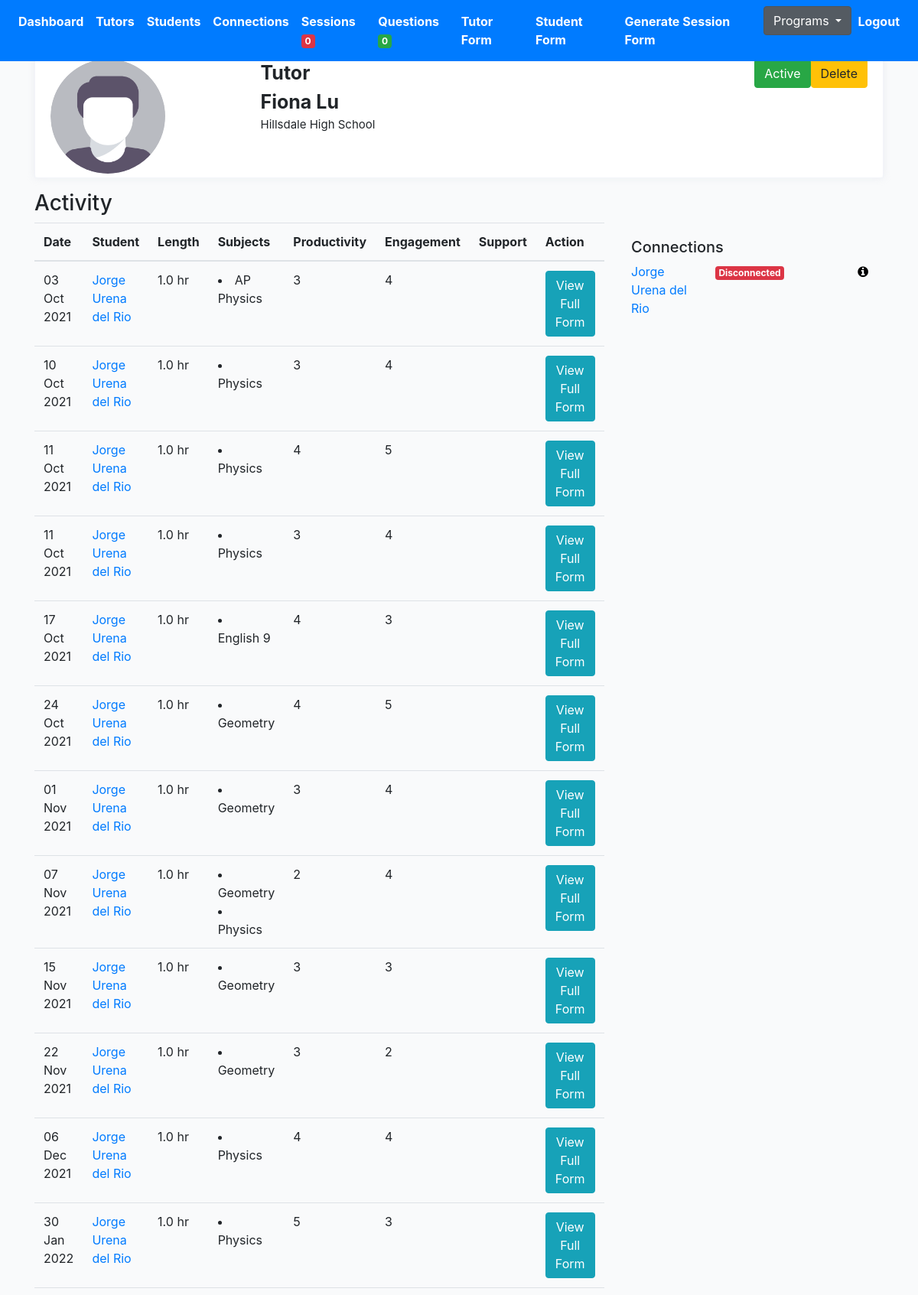
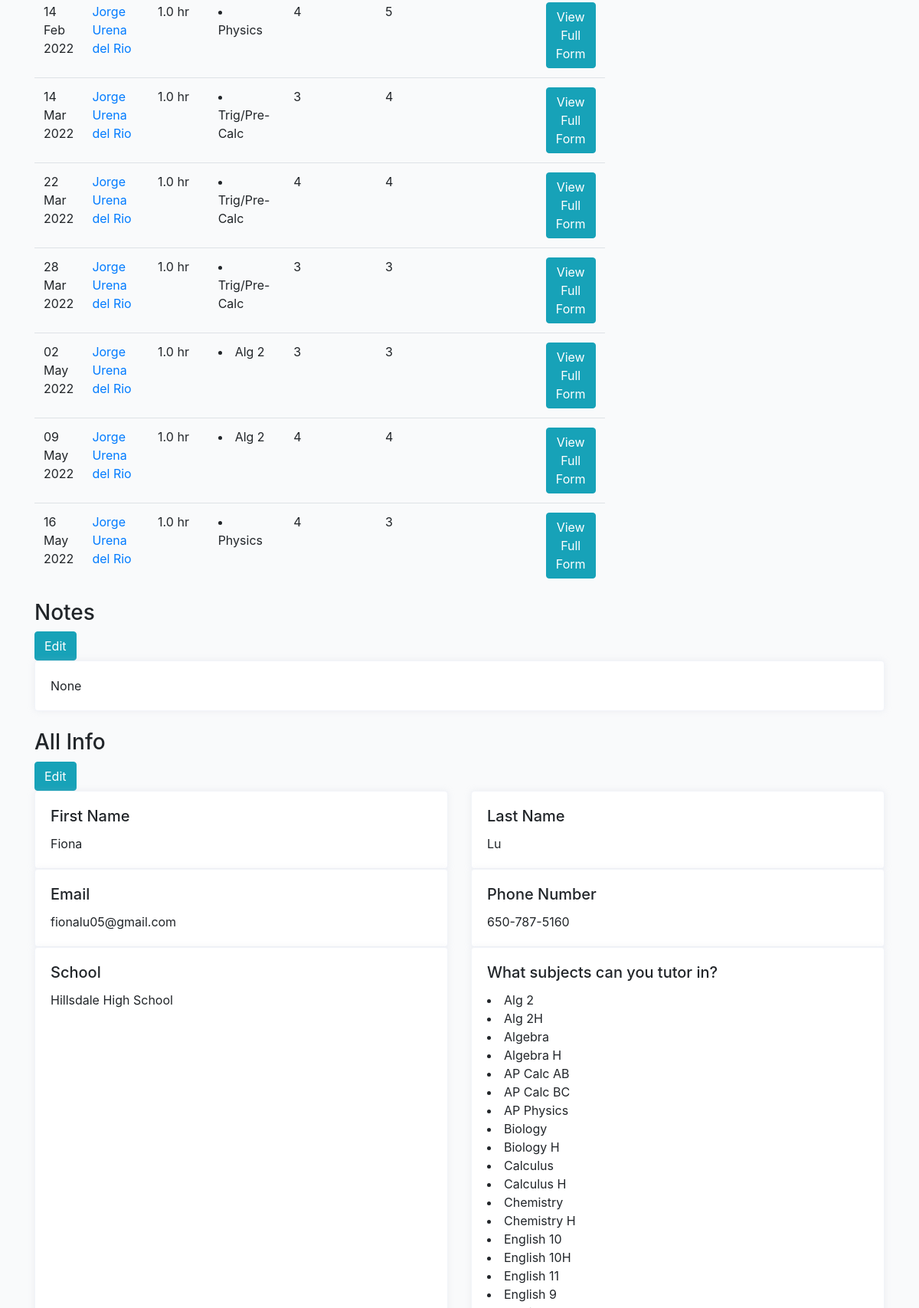
Page /tutoring/fiona-lu/profile-detail (signed in, upper part) on the committed database (2 pictures, top to bottom).
### profiles/models.py (models this page shows, shortened)
class Profile(models.Model):
    role = models.CharField(max_length=200, choices=ROLE_CHOICES_PROFILE, null=True)
    avatar = models.ImageField(default='avatar.png', upload_to='avatars/')
    first_name = models.CharField(max_length=200, blank=True)
    last_name = models.CharField(max_length=200, blank=True)
    email = models.EmailField(max_length=200, blank=True)
    student_grade = models.CharField(null=True, blank=True, max_length=200, choices=STUDENT_GRADE_CHOICES)
    grade = models.CharField(null=True, blank=True, max_length=200, choices=GRADE_CHOICES)
    academic_advisor = models.ForeignKey(Academicadvisor, null=True, blank=True, on_delete=models.CASCADE, related_name='academic_advisor')
    academic_advisor_email = models.EmailField(max_length=200, blank=True)
    subjects = models.ManyToManyField(Subject, blank=True, related_name='subjects')
    school = models.CharField(max_length=200, blank=True)
    friends = models.ManyToManyField("self", blank=True, related_name='testfriends')
    updated = models.DateTimeField(auto_now=True)
    created = models.DateTimeField(auto_now_add=True)
    slug = models.SlugField(unique=True, blank=True)
    flag = models.BooleanField(default=False)
    parent1_first_name = models.CharField(max_length=200, blank=True)
    parent1_last_name = models.CharField(max_length=200, blank=True)
    parent1_phone = models.CharField(max_length=200, blank=True)
    parent1_email = models.EmailField(max_length=200, blank=True)
    student_capacity = models.IntegerField(null=True, blank=True)
    phone = models.CharField(max_length=200, blank=True)
    question = models.TextField(null=True, blank=True, max_length=1000)
    languages = models.ManyToManyField(Language, blank=True, related_name='subjects')
    comfortable_share_phone = models.BooleanField(default=False)
    permission_share_grade = models.BooleanField(default=False)
    optional_school_loop_profile_link = models.TextField(null=True, blank=True, max_length=500)
    optional_school_loop_username = models.TextField(null=True, blank=True, max_length=500)
    optional_school_loop_password = models.TextField(null=True, blank=True, max_length=500)
    parent_languages = models.CharField(null=True, blank=True, max_length=200, choices=LANGUAGE_CHOICES)
    age = models.IntegerField(null=True, blank=True)
    ethnic = models.CharField(null=True, blank=True, max_length=200, choices=ETHNIC_CHOICES)
    note = models.TextField(null=True, blank=True, max_length=1000)
    interest = models.ManyToManyField(Interest, blank=True, related_name='interest')
    check = models.CharField(null=True, blank=True, max_length=200, choices=YES_NO)
    status = models.CharField(null=True, blank=True, max_length=200, choices=PROFILE_STATUS, default='active')
    connect_virtual = models.BooleanField(default=False)
    def get_absolute_url(self):
        return reverse("profiles:profile-detail-view", kwargs={"slug": self.slug})
    def get_subjects(self):
        return self.subjects.all()
    def get_languages(self):
        return self.languages.all()
    def get_tutor_connections(self):
        return self.tutor.filter()
    def get_interests(self):
        return self.interest.all()
    __initial_first_name = None
    __initial_last_name = None
    def __init__(self, *args, **kwargs):
        super().__init__(*args, **kwargs)
        self.__initial_first_name = self.first_name
        self.__initial_last_name = self.last_name

class Session(models.Model):
    connection = models.ForeignKey(Connection, on_delete=models.CASCADE)
    meet = models.IntegerField(null=True, blank=True)
    length = models.FloatField(null=True, blank=True)
    subjects = models.ManyToManyField(Subject, blank=True, related_name='sessionsubjects')
    updated = models.DateTimeField(auto_now=True, null=True, blank=True)
    created = models.DateTimeField(auto_now_add=True)
    help = models.TextField(null=True, blank=True, max_length=1000)
    support = models.ManyToManyField(Support, blank=True, related_name='supports')
    othersupport = models.CharField(null=True, blank=True, max_length=200)
    rate = models.IntegerField(null=True, blank=True)
    productivity = models.IntegerField(null=True, blank=True)
    question = models.TextField(null=True, blank=True, max_length=1000)
    disconnect = models.CharField(null=True, blank=True, max_length=200, choices=CONT_STATUS_CHOICES)
    submit_status = models.BooleanField(default=False)
    flag = models.BooleanField(default=False)
    reason_disconnect= models.TextField(null=True, blank=True, max_length=1000)
    urgent_check = models.BooleanField(default=False)
    def get_subjects(self):
        return self.subjects.all()
    def get_supports(self):
        return self.support.all()
    def get_absolute_url(self):
        return reverse("profiles:session-detail-view", kwargs={"pk": self.pk})

class Connection(models.Model):
    created = models.DateTimeField(auto_now_add=True)
    student = models.ForeignKey(Profile, on_delete=models.CASCADE, related_name='student')
    tutor = models.ForeignKey(Profile, on_delete=models.CASCADE, related_name='tutor')
    status = models.CharField(max_length=200, choices=STATUS_CHOICES)
    updated = models.DateTimeField(auto_now=True)
    flag = models.BooleanField(default=False)
    note = models.TextField(null=True, blank=True, max_length=1000)
    def get_absolute_url(self):
        return reverse("profiles:connection-detail-view", kwargs={"pk": self.pk})

class Subject(models.Model):
    name = models.CharField(max_length=200, blank=True)
    def __str__(self):
        return self.name

### profiles/views.py (the view)
# urls.py: path('<slug>/profile-detail', ProfileDetailView.as_view(), name='profile-detail-view'),
@method_decorator(login_required, name='dispatch')
@method_decorator(allowed_users(allowed_roles=['tutor', 'admin']), name='dispatch')
class ProfileDetailView(DetailView):
    model = Profile
    template_name = 'tutor/profile-detail.html'
    def get_object(self):
        slug = self.kwargs.get('slug')
        profile = Profile.objects.get(slug=slug)
        return profile
    def get_context_data(self, **kwargs):
        context = super().get_context_data(**kwargs)
        slug = self.kwargs.get('slug')
        profile = Profile.objects.get(slug=slug)
        sessions = Session.objects.filter(submit_status=True).filter(Q(connection__tutor=profile) | Q(connection__student=profile))
        sessions_ = []
        for item in sessions:
            sessions_.append(item)
        context["sessions"] = sessions_
        return context

### templates/tutor/profile-detail.html (shortened to what this page needs)
{% extends 'base.html' %}
{% load static %}
{% block stylesheet %}{% static '/css/profile.css' %}{% endblock %}
{% block content %}
<div class="profile-page tx-13">
    <div class="row">
        <div class="col-12 grid-margin">
            <div class="profile-header">
                <div class="header-links">
                    <div class="container header">
                        <div class="row">
                            <div class="col-3 name-btn">
                                <img class="profile-pic" src="{{profile.avatar.url}}" alt="profile">
                            </div>
                            <div class="col-3">
                                <div style="font-size:25px; font-weight:bold" class="profile-name">
                                    {{profile.role|title }}</div>
                                <div style="font-size:25px; font-weight:bold" class="profile-name">
                                    {{profile.first_name}}
                                    {{profile.last_name}}</div>
                                <div style="font-size:15px" class="profile-name">
                                    {{profile.school}}</div>
                            </div>
                            <div class="col-3">
                            </div>
                            <div class="col-3">
                                {% if profile.role == 'tutor' %}
                                <a href="{% url 'profiles:tutor-profile-delete' profile.id %}"><button type="submit"
                                        class="btn btn-warning pull-right">Delete</button></a>
                                    {% else %}
                                    <a href="{% url 'profiles:student-profile-delete' profile.id %}"><button
                                            type="submit" class="btn btn-warning pull-right">Delete</button></a>
                                        {% endif %}
                                        <form action="{% url 'profiles:change-status-tutor' %}" method="POST"
                                            class='status-form' id='{{profile.id}}'>
                                            <div class='status-button'>
                                                {% if profile.status == 'active' %}
                                                <button type="submit" class="btn btn-success pull-right">Active</button>
                                                {% else %}
                                                <button type="submit"
                                                    class="btn btn-danger pull-right">Deactivated</button>
                                                {% endif %}
                                            </div>
                                        </form>
                            </div>
                        </div>
                    </div>
                </div>
            </div>
        </div>
    </div>
</div>
<h3>Activity</h3>
<div class="row">
    <div class="col-8 table-responsive-lg">
        <table class="table">
            <thead>
                <tr>
                    <th scope="col">Date</th>
                    <th scope="col">{% if profile.role == 'student' %}Tutor{% else %}Student{% endif %}</th>
                    <th scope="col">Length</th>
                    <th scope="col">Subjects</th>
                    <th scope="col">Productivity</th>
                    <th scope="col">Engagement</th>
                    <th scope="col">Support</th>
                    <th scope="col">Action</th>
                </tr>
            </thead>
            <tbody>
                {% for session in sessions %}
                <tr>
                    <td>{{session.created|date:"d M Y"}}</td>
                    <td>{% if profile.role == 'student' %}
                        <a href="{{session.connection.tutor.get_absolute_url}}">{{session.connection.tutor.first_name}}
                            {{session.connection.tutor.last_name}}</a>
                        {% else %}
                        <a href="{{session.connection.student.get_absolute_url}}">{{session.connection.student.first_name}}
                            {{session.connection.student.last_name}}</a>
                        {% endif %}
                    </td>
                    <td>{{session.length}} hr</td>
                    <td>
                        {% for subject in session.get_subjects %}
                        <li>{{subject}}</li>
                        {% endfor %}
                    </td>
                    <td>{{session.productivity}}</td>
                    <td>{{session.rate}}</td>
                    <td>{% for support in session.get_supports %}<li>{{support}} </li>{% endfor %}
                    <td><a href="{{session.get_absolute_url}}"><button type="submit" class="btn btn-info">View Full
                                Form</button></a></td>
                </tr>
                {% endfor %}
            </tbody>
        </table>
    </div>
    <div class="col-4">
        <div class="card-body">
            <h5>Connections</h5>
            {% if profile.role == 'tutor' %}
            {% for connection in profile.get_tutor_connections %}
            <div class="row">
                <div class="col"><a href="{{connection.student.get_absolute_url}}">{{connection.student.first_name}}
                        {{connection.student.last_name}}</a></div>
                {% if connection.status == 'connected' %}
                <div class="col"><span class="badge badge-success">Connected</div>
                {% elif connection.status == 'disconnected' %}
                <div class="col"><span class="badge badge-danger">Disconnected</div>
                {% elif connection.status == 'inactive' %}
                <div class="col"><span class="badge badge-warning">Inactive</div>
                {% endif %}
                <div class="col" style="text-align: right;"><a href="{{connection.get_absolute_url}}"><i
                            class="fa fa-info-circle" style="color:black"></i></a></div>
            </div>
            {% endfor %}
            {% endif %}
        </div>
    </div>
</div>
<h3>Notes</h3>
<a href="{% url 'profiles:profile-note-update-profile' profile.slug %}"><button type="submit"
        class="btn btn-info">Edit</button></a>
<div class="row">
    <div class="col-sm-12">
        <div class="card h-100">
            <div class="card-body">
                <p class="card-text">{{profile.note}}</p>
            </div>
        </div>
    </div>
</div>
<h3>All Info</h3>
{% if profile.role == 'tutor' %}
<a href="{% url 'profiles:tutor-update-profile' profile.slug %}"><button type="submit"
        class="btn btn-info">Edit</button></a>
<div class="row">
    <div class="col-sm-6">
        <div class="card h-100">
            <div class="card-body">
                <h5 class="card-title">First Name</h5>
                <p class="card-text">{{profile.first_name}}</p>
            </div>
        </div>
    </div>
    <div class="col-sm-6">
        <div class="card h-100">
            <div class="card-body">
                <h5 class="card-title">Last Name</h5>
                <p class="card-text">{{profile.last_name}}</p>
            </div>
        </div>
    </div>
</div>
<div class="row">
    <div class="col-sm-6">
        <div class="card h-100">
            <div class="card-body">
                <h5 class="card-title">Email</h5>
                <p class="card-text">{{profile.email}}</p>
            </div>
        </div>
    </div>
    <div class="col-sm-6">
        <div class="card h-100">
            <div class="card-body">
                <h5 class="card-title">Phone Number</h5>
                <p class="card-text">{{profile.phone}}</p>
            </div>
        </div>
    </div>
</div>
<div class="row">
    <div class="col-sm-6">
        <div class="card h-100">
            <div class="card-body">
                <h5 class="card-title">School</h5>
                <p class="card-text">{{profile.school}}</p>
            </div>
        </div>
    </div>
    <div class="col-sm-6">
        <div class="card h-100">
            <div class="card-body">
                <h5 class="card-title">What subjects can you tutor in? </h5>
                {% for subject in profile.get_subjects %}
                <li>{{subject}}</li>
                {% endfor %}
            </div>
        </div>
    </div>
</div>
{% endif %}
{% endblock content %}

### rows in the picture
Profile: avatar (placeholder picture), role "Tutor", first_name "Fiona", last_name "Lu", school "Hillsdale High School", note "None", email "fionalu05@gmail.com", phone "650-787-5160"
Session: created "03 Oct 2021", connection.student.first_name "Jorge", connection.student.last_name "Urena del Rio", length "1.0", productivity "3", rate "4"
Subject: name "AP Physics"
Session: created "10 Oct 2021", connection.student.first_name "Jorge", connection.student.last_name "Urena del Rio", length "1.0", productivity "3", rate "4"
Subject: name "Physics"
Session: created "11 Oct 2021", connection.student.first_name "Jorge", connection.student.last_name "Urena del Rio", length "1.0", productivity "4", rate "5"
Subject: name "Physics"
Session: created "11 Oct 2021", connection.student.first_name "Jorge", connection.student.last_name "Urena del Rio", length "1.0", productivity "3", rate "4"
Session: created "17 Oct 2021", connection.student.first_name "Jorge", connection.student.last_name "Urena del Rio", length "1.0", productivity "4", rate "3"
Subject: name "English 9"
Session: created "24 Oct 2021", connection.student.first_name "Jorge", connection.student.last_name "Urena del Rio", length "1.0", productivity "4", rate "5"
Subject: name "Geometry"
Session: created "01 Nov 2021", connection.student.first_name "Jorge", connection.student.last_name "Urena del Rio", length "1.0", productivity "3", rate "4"
Session: created "07 Nov 2021", connection.student.first_name "Jorge", connection.student.last_name "Urena del Rio", length "1.0", productivity "2", rate "4"
Session: created "15 Nov 2021", connection.student.first_name "Jorge", connection.student.last_name "Urena del Rio", length "1.0", productivity "3", rate "3"
Session: created "22 Nov 2021", connection.student.first_name "Jorge", connection.student.last_name "Urena del Rio", length "1.0", productivity "3", rate "2"
Session: created "06 Dec 2021", connection.student.first_name "Jorge", connection.student.last_name "Urena del Rio", length "1.0", productivity "4", rate "4"
Session: created "30 Jan 2022", connection.student.first_name "Jorge", connection.student.last_name "Urena del Rio", length "1.0", productivity "5", rate "3"
Session: created "14 Feb 2022", connection.student.first_name "Jorge", connection.student.last_name "Urena del Rio", length "1.0", productivity "4", rate "5"
Session: created "14 Mar 2022", connection.student.first_name "Jorge", connection.student.last_name "Urena del Rio", length "1.0", productivity "3", rate "4"
Subject: name "Trig/Pre-Calc"
Session: created "22 Mar 2022", connection.student.first_name "Jorge", connection.student.last_name "Urena del Rio", length "1.0", productivity "4", rate "4"
Session: created "28 Mar 2022", connection.student.first_name "Jorge", connection.student.last_name "Urena del Rio", length "1.0", productivity "3", rate "3"
Session: created "02 May 2022", connection.student.first_name "Jorge", connection.student.last_name "Urena del Rio", length "1.0", productivity "3", rate "3"
Subject: name "Alg 2"
Session: created "09 May 2022", connection.student.first_name "Jorge", connection.student.last_name "Urena del Rio", length "1.0", productivity "4", rate "4"
Session: created "16 May 2022", connection.student.first_name "Jorge", connection.student.last_name "Urena del Rio", length "1.0", productivity "4", rate "3"
Connection: student.first_name "Jorge", student.last_name "Urena del Rio", status "Disconnected"
Subject: name "Alg 2H"
Subject: name "Algebra"
Subject: name "Algebra H"
Subject: name "AP Calc AB"
Subject: name "AP Calc BC"
Subject: name "Biology"
Subject: name "Biology H"
Subject: name "Calculus"
Subject: name "Calculus H"
Subject: name "Chemistry"
Subject: name "Chemistry H"
Subject: name "English 10"
Subject: name "English 10H"
Subject: name "English 11"

### other values in the picture
{{ high_school_session_flag_num }} "0"
{{ high_school_unanswered_question_num }} "0"
